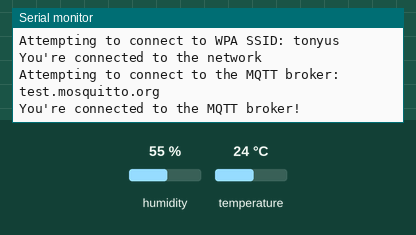
The sketch below on a simulated Arduino MKR. Shown: the last lines printed to the serial monitor. The inputs (shaded band) are chosen by the test bench; at power-on: humidity 55 %, temperature 24 °C. WiFi joins after 1.5 s; servers stay silent unless stated; no MQTT or app messages arrive unless stated.

Above: at 2.7 s.
2.8 s: humidity set to 22 %
At 4.7 s:
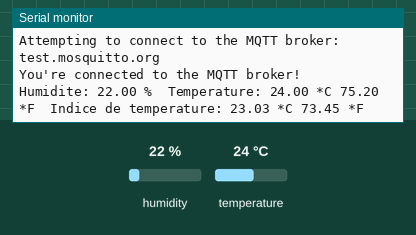
8.0 s: temperature set to 12 °C
At 10.9 s:
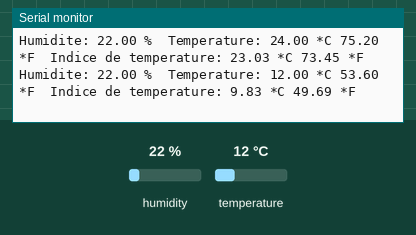
12.2 s: humidity set to 40 %
At 13.4 s:
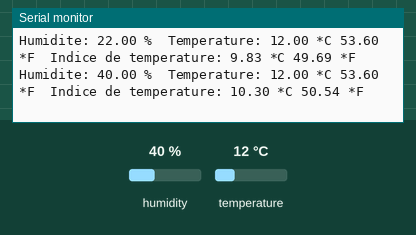
Timing chart, 0 to 15.2 s (numbered marks = the images above; inputs shaded):
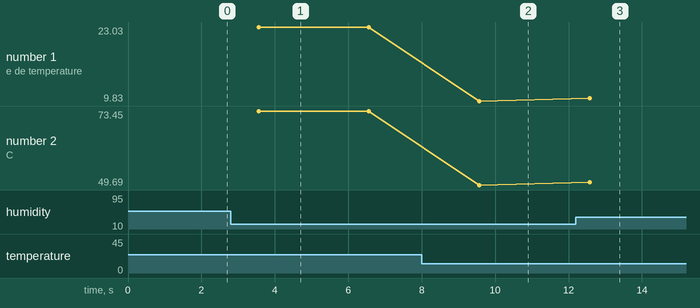

Measured:
- after the input at 2.8 s, the serial monitor: prints a new line after 0.76 s (image 1)
- after the input at 8.0 s, the serial monitor: prints a new line after 1.6 s (image 2)
- after the input at 12.2 s, the serial monitor: prints a new line after 0.38 s (image 3)
- plotted number 1: 23.03 → 9.83 after the input at 8.0 s, 9.83 → 10.3 after the input at 12.2 s
- plotted number 2: 73.45 → 49.69 after the input at 8.0 s, 49.69 → 50.54 after the input at 12.2 s

The sketch:

dht_mqtt_test.ino
```cpp
#include <Adafruit_TSL2591.h>
#include <ArduinoMqttClient.h>
#include <WiFiNINA.h>
#include <DHT.h>

#define DHTTYPE DHT22
#define DHTPIN  7
#define photoPIN A3

///////please enter your sensitive data in the Secret tab/arduino_secrets.h
char ssid[] = "tonyus";        // your network SSID (name)
char pass[] = "tonyus123";    // your network password (use for WPA, or use as key for WEP)

WiFiClient wifiClient;
MqttClient mqtt(wifiClient);

const char broker[] = "test.mosquitto.org";
int        port     = 1883;
const char topic[]  = "temperature";
const char topic2[]  = "humidity";
const char topic3[]  = "light";
//set interval for sending messages (milliseconds)
const long interval = 8000;
unsigned long previousMillis = 0;

int count = 0;
DHT dht(DHTPIN, DHTTYPE);
int value;
int maxVal = 0;
int minVal = 1023;


Adafruit_TSL2591 tsl = Adafruit_TSL2591(2591);

String temperatureTopic = "temperature";
String humidityTopic = "humidity";
String lightTopic = "light";

// Publish every 10 seconds for the workshop. Real world apps need this data every 5 or 10 minutes.
unsigned long publishInterval = 10 * 500;
unsigned long lastMillis = 0;

void setup() {
  //Initialize serial and wait for port to open:
  Serial.begin(9600);
  while (!Serial) {
    ; // wait for serial port to connect. Needed for native USB port only
  }

  // attempt to connect to Wifi network:
  Serial.print("Attempting to connect to WPA SSID: ");
  Serial.println(ssid);
  while (WiFi.begin(ssid, pass) != WL_CONNECTED) {
    // failed, retry
    Serial.print(".");
    delay(5000);
  }

  Serial.println("You're connected to the network");
  Serial.println();

  Serial.print("Attempting to connect to the MQTT broker: ");
  Serial.println(broker);

  if (!mqtt.connect(broker, port)) {
    Serial.print("MQTT connection failed! Error code = ");
    Serial.println(mqtt.connectError());

    while (1);
  }

  Serial.println("You're connected to the MQTT broker!");
  Serial.println();
  dht.begin();

  /*
  if (tsl.begin())
  {
    Serial.println(F("Found a TSL2591 sensor"));
  }
  else
  {
    Serial.println(F("No sensor found ... check your wiring?"));
    while (1);
  }
  */
}

void loop() {
  // call poll() regularly to allow the library to send MQTT keep alive which
  // avoids being disconnected by the broker
  mqtt.poll();

  delay(2000);

 // La lecture du capteur prend 250ms
 // Les valeurs lues peuvet etre vieilles de jusqu'a 2 secondes (le capteur est lent)
 float h = dht.readHumidity();//on lit l'hygrometrie
 float t = dht.readTemperature();//on lit la temperature en celsius (par defaut)
 // pour lire en farenheit, il faut le paramère (isFahrenheit = true) :
 float f = dht.readTemperature(true);

 //On verifie si la lecture a echoue, si oui on quitte la boucle pour recommencer.
 if (isnan(h) || isnan(t) || isnan(f))
 {
   Serial.println("Failed to read from DHT sensor!");
   return;
 }

 // Calcul de l'indice de temperature en Farenheit
 float hif = dht.computeHeatIndex(f, h);
 // Calcul de l'indice de temperature en Celsius
 float hic = dht.computeHeatIndex(t, h, false);

 //Affichages :
 Serial.print("Humidite: ");
 Serial.print(h);
 Serial.print(" %\t");
 Serial.print("Temperature: ");
 Serial.print(t);
 Serial.print(" *C ");
 Serial.print(f);
 Serial.print(" *F\t");
 Serial.print("Indice de temperature: ");
 Serial.print(hic);
 Serial.print(" *C ");
 Serial.print(hif);
 Serial.println(" *F");

 //simpleRead();
  //advancedRead();
  // unifiedSensorAPIRead();

    mqtt.beginMessage(temperatureTopic);
    mqtt.print(t);
    mqtt.endMessage();

    mqtt.beginMessage(humidityTopic);
    mqtt.print(h);
    mqtt.endMessage();


    /*
    mqtt.beginMessage(lightTopic);
    mqtt.print(mappedValue);
    mqtt.endMessage();
    */

    delay(1000);
  }

 void simpleRead(void)
{
  // Simple data read example. Just read the infrared, fullspecrtrum diode
  // or 'visible' (difference between the two) channels.
  // This can take 100-600 milliseconds! Uncomment whichever of the following you want to read
  uint16_t x = tsl.getLuminosity(TSL2591_VISIBLE);
  //uint16_t x = tsl.getLuminosity(TSL2591_FULLSPECTRUM);
  //uint16_t x = tsl.getLuminosity(TSL2591_INFRARED);

  Serial.print(F("[ ")); Serial.print(millis()); Serial.print(F(" ms ] "));
  Serial.print(F("Luminosity: "));
  Serial.println(x, DEC);
}

/**************************************************************************/
/*
    Show how to read IR and Full Spectrum at once and convert to lux
*/
/**************************************************************************/
void advancedRead(void)
{
  // More advanced data read example. Read 32 bits with top 16 bits IR, bottom 16 bits full spectrum
  // That way you can do whatever math and comparisons you want!
  uint32_t lum = tsl.getFullLuminosity();
  uint16_t ir, full;
  ir = lum >> 16;
  full = lum & 0xFFFF;
  Serial.print(F("[ ")); Serial.print(millis()); Serial.print(F(" ms ] "));
  Serial.print(F("IR: ")); Serial.print(ir);  Serial.print(F("  "));
  Serial.print(F("Full: ")); Serial.print(full); Serial.print(F("  "));
  Serial.print(F("Visible: ")); Serial.print(full - ir); Serial.print(F("  "));
  Serial.print(F("Lux: ")); Serial.println(tsl.calculateLux(full, ir), 6);
}

/**************************************************************************/
/*
    Performs a read using the Adafruit Unified Sensor API.
*/
/**************************************************************************/
void unifiedSensorAPIRead(void)
{
  /* Get a new sensor event */
  sensors_event_t event;
  tsl.getEvent(&event);

  /* Display the results (light is measured in lux) */
  Serial.print(F("[ ")); Serial.print(event.timestamp); Serial.print(F(" ms ] "));
  if ((event.light == 0) |
      (event.light > 4294966000.0) |
      (event.light <-4294966000.0))
  {
    /* If event.light = 0 lux the sensor is probably saturated */
    /* and no reliable data could be generated! */
    /* if event.light is +/- 4294967040 there was a float over/underflow */
    Serial.println(F("Invalid data (adjust gain or timing)"));
  }
  else
  {
    Serial.print(event.light); Serial.println(F(" lux"));
  }
}
```
